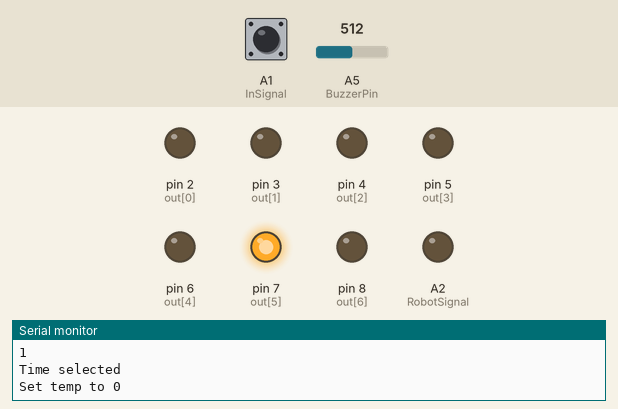
Bench run of a program on a simulated Arduino Uno, built with avr-gcc and run on an emulated ATmega328P. Shown: output pins drawn as LEDs (lit = HIGH), the last lines printed to the serial monitor. The inputs (shaded band) are chosen by the test bench; at power-on: A5 (BuzzerPin) = 512, A1 (InSignal) HIGH.

Above: at 6.5 s.
6.6 s: A5 (BuzzerPin) set to 790
At 12.1 s:
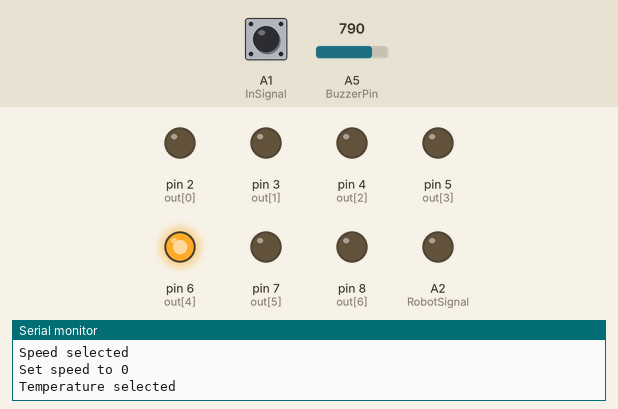
12.7 s: A5 (BuzzerPin) set to 815
At 17.2 s:
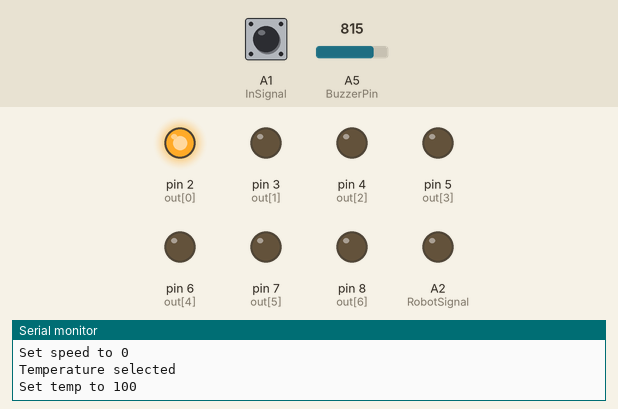
At 18.7 s:
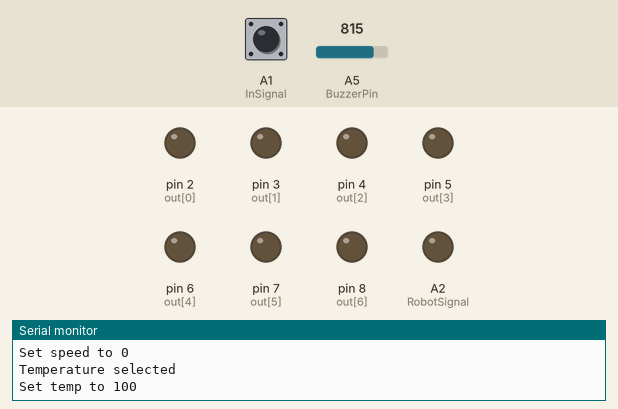
Timing chart, 0 to 20.2 s (numbered marks = the images above; inputs shaded):
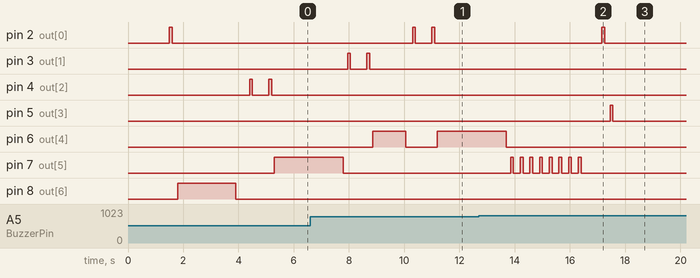

Measured:
- the behaviour switches between 799 and 800 on A5 (BuzzerPin) (found by bisection; images 1 and 2)
- after the input at 12.7 s, pin 2 (out[0]): goes on until 17.3 s, then stays LOW; pin 8 (out[6]): stays LOW (without the input it goes to HIGH after 8.1 s)
- by itself, pin 3 (out[1]): alternates HIGH for 0.10 s and LOW for 0.60 s, 4 changes in all, then stays LOW
- by itself, pin 7 (out[5]): alternates HIGH for 0.10 s and LOW for 0.25 s, 16 changes in all, then stays LOW

The program:

main.cpp
```cpp
//--------------------- Code essencials --------------------//
#include <Arduino.h>

//--------------------- Milis function ---------------------//
unsigned long start;                  // Estructura De millis
unsigned long current, current2;      //
const unsigned long period1 = 1000;   //
const unsigned long period2 = 500;    //
//--------------------- Milis function ---------------------//

int out[] = {2,3,4,5,6,7,8};
int a = 0;              //  contador que cambiare por mqtt input

int counter1 = 0;       //  Setting Up Counters
int BuzzerPin = A5;     //  Buzzer Analog ReadPin
int BuzzerValue;        //  Buzzer Analog Value

int InSignal = A1;      //  Signal to Start Cooking Process
int RobotSignal = A2;   //  After the cooking process ends
int invalue, outvalue;  //  Values
//--------------------- Code essencials --------------------//

void QuickButton(int i) {

  digitalWrite(out[i], HIGH);
  delay(100);
  digitalWrite(out[i], LOW);
  delay(100);

}

void StartButton() {

  delay(500);
  QuickButton(0);
  delay(100);
  QuickButton(3);
  delay(100);
}

void ResetButton() {

  delay(500);
  counter1 = 0;

  QuickButton(0);
  delay(100);
  digitalWrite(out[6], HIGH);
  delay(100);

  digitalWrite(out[6], HIGH);
  delay(2000);
  digitalWrite(out[6], LOW);
  delay(500);
}

///////////////////////////////////////////////////////////////////////////
void SpeedLvl(int speed) {

  Serial.println("Speed selected");
  QuickButton(1);
  delay(500);

  QuickButton(1);                       //  Set speed to 0
  digitalWrite(out[4], HIGH);           //  Set speed to 0
  delay(1200);                          //  Set speed to 0
  digitalWrite(out[4], LOW);            //  Set speed to 0
  delay(250);                           //  Set speed to 0

  switch (speed)  {                     //  Speed levels ---> 0 1 2 3 4

  case 0:
    Serial.println("Set speed to 0");
    break;

  case 1:
    Serial.println("Set speed to 1");
    for (int i=0; i<1; i++) {
      QuickButton(5);
      delay(150);
      }
    break;

  case 2:
    Serial.println("Set speed to 1");
    for (int i=0; i<2; i++) {
      QuickButton(5);
      delay(150);
      }
    break;

  case 3:
    Serial.println("Set speed to 1");
    for (int i=0; i<3; i++) {
      QuickButton(5);
      delay(150);
      }
    break;

  case 4:
    Serial.println("Set speed to 1");
    for (int i=0; i<4; i++) {
      QuickButton(5);
      delay(150);
      }
    break;

} }
///////////////////////////////////////////////////////////////////////////
void TempLvl(int temp)  {
  Serial.println("Temperature selected");
  QuickButton(0);
  delay(500);

  QuickButton(0);                       //  Set temp to 0
  digitalWrite(out[4], HIGH);           //  Set temp to 0
  delay(2500);                          //  Set temp to 0
  digitalWrite(out[4], LOW);            //  Set temp to 0
  delay(150);                           //  Set temp to 0

  switch (temp) {

  case 0:
    Serial.println("Set temp to 0");
    break;

  case 60:
    Serial.println("Set temp to 60");
    for (int i=0; i<4; i++) {
      QuickButton(5);
      delay(150);
      }
    break;

  case 100:
    Serial.println("Set temp to 100");
    for (int i=0; i<8; i++) {
      QuickButton(5);
      delay(150);
      }
    break;

  case 120:
    Serial.println("Set temp to 120");
    for (int i=0; i<10; i++) {
      QuickButton(5);
      delay(150);
      }
    break;

} }
///////////////////////////////////////////////////////////////////////////
void TimeLvl(int time)  {
  Serial.println("Time selected");
  QuickButton(2);
  delay(500);

  switch (time) {

  case 1:     //  1 minutes
    Serial.println("Set temp to 0");
    QuickButton(2);
    digitalWrite(out[5], HIGH);
    delay(1700);
    digitalWrite(out[5], LOW);
    delay(150);
    break;

  case 3:     //  1 minutes
    Serial.println("Set temp to 0");
    QuickButton(2);
    digitalWrite(out[5], HIGH);
    delay(2500);
    digitalWrite(out[5], LOW);
    delay(150);
    break;

  case 5:     //  5 minutes
    Serial.println("Set temp to 0");
    QuickButton(2);
    digitalWrite(out[5], HIGH);
    delay(3200);
    digitalWrite(out[5], LOW);
    delay(150);
    break;

  case 10:    //  10 Minutes
    QuickButton(2);
    digitalWrite(out[5], HIGH);
    delay(5200);
    digitalWrite(out[5], LOW);
    delay(150);
    break;

  case 30:    //  30 Minutes
    QuickButton(2);
    digitalWrite(out[5], HIGH);
    delay(13200);
    digitalWrite(out[5], LOW);
    delay(150);
    break;

  case 60:    //  60 Minutes
    QuickButton(2);
    digitalWrite(out[4], HIGH);
    delay(16200);
    digitalWrite(out[4], LOW);
    delay(150);
    break;

  case 99:    //  99 Minutes
    QuickButton(2);
    delay(150);
    QuickButton(4);
    delay(150);
    break;
} }

void TriggerBuzzer () {

  delay(1000);
  for (;;)  {
    BuzzerValue = analogRead(BuzzerPin);
    Serial.println(counter1);
    Serial.println(BuzzerValue);
    if (BuzzerValue < 800)  {
      counter1++;

      if (counter1 >= 3){
        Serial.println("STOPING BUZZ DETECTED... RESTETING Soon");
        delay(1000);
        ResetButton();
        delay(100);
        break;
      } }

  delay(100);
} }
///////////////////////////////////////////////////////////////////////////

void setup() {

  Serial.begin(9600);
  Serial.println("");
  Serial.println("INICIO DE SISTEMA ");

  pinMode(InSignal, INPUT_PULLUP);
  pinMode(RobotSignal, OUTPUT);

  for (int i=0; i!=7; i++){

    delayMicroseconds(100);
    Serial.print("OUTPUT---> ");
    Serial.println(out[i]);
    pinMode(out[i], OUTPUT);
} }


void loop() {

  current = millis();

  if(current - start >= period1)  {

    digitalWrite(RobotSignal, HIGH);
    invalue = digitalRead(InSignal);
    Serial.println(invalue);

    if  (digitalRead(InSignal) == 1) {

      digitalWrite(RobotSignal, LOW);

      ResetButton();      //  Resets all parameters

      TimeLvl(3);         //  Values (0 1 3 5 10 30 60 99)

      SpeedLvl(0);        //  Values (0 1 2 3 4)

      TempLvl(100);       //  Values (0 60 100 120)

      StartButton();      //  Start cooking process

      TriggerBuzzer();    //  Waiting for buzzer

    }

    start = millis();

} }


/*

out[0] = 2  = tp  = Temperature
out[1] = 3  = sp  = Speed
out[2] = 4  = tm  = Time
out[3] = 5  = st  = Play
out[4] = 6  = mn  = Minus
out[5] = 7  = ps  = Plus
out[6] = 8  = rs  = Reset

*/
```
